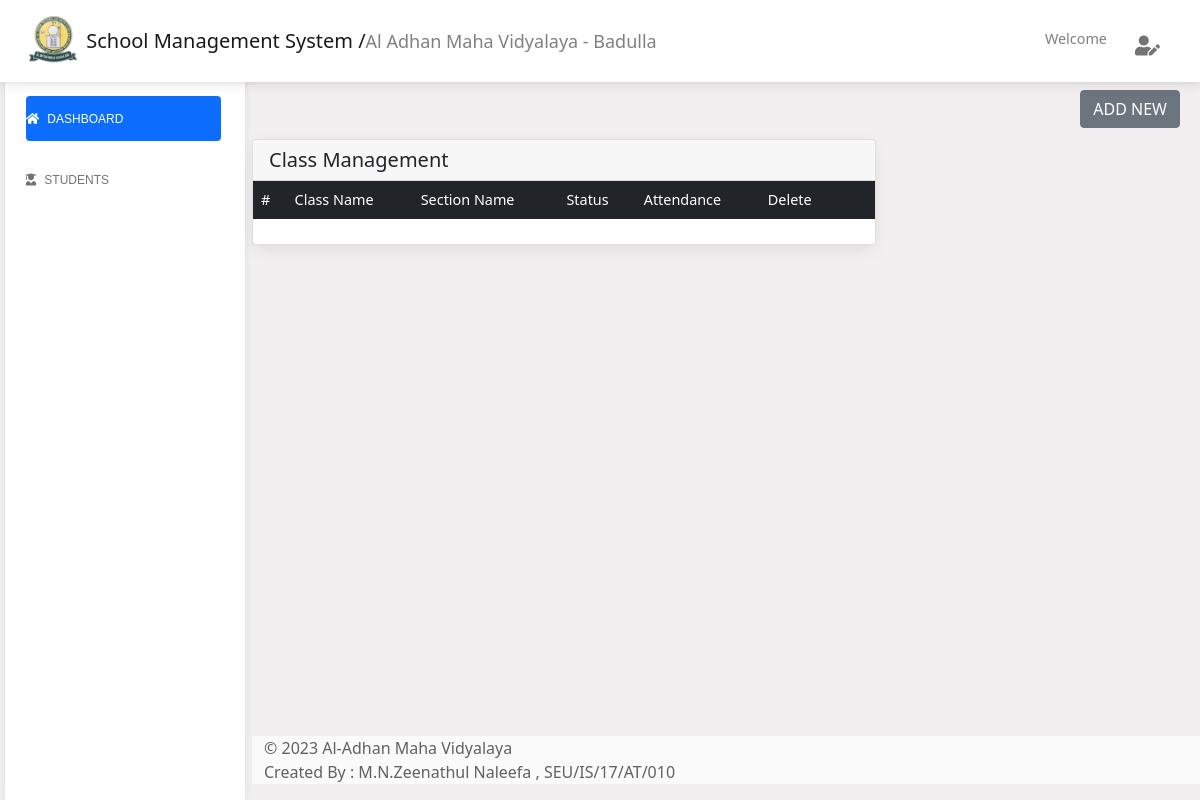
The app's page /admin/section.php (signed in), older data.
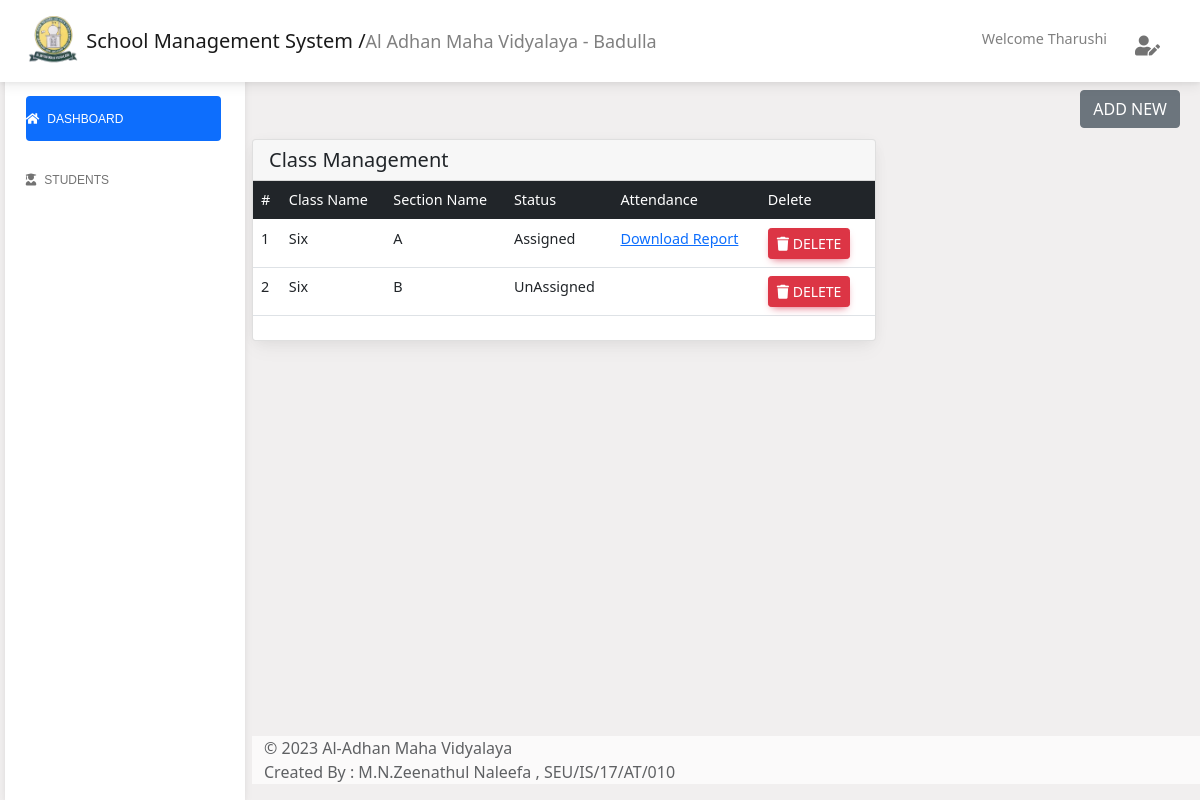
The same page, newer data.
### tables this page shows
CREATE TABLE `student` (
  `reg_no` int(11) NOT NULL,
  `std_name` varchar(255) NOT NULL,
  `std_address` varchar(255) NOT NULL,
  `std_phone` varchar(10) NOT NULL,
  `std_uname` varchar(255) NOT NULL,
  `cls_id` int(11) NOT NULL,
  `sec_id` int(255) NOT NULL,
  `std_pass` varchar(8) NOT NULL,
  `reg_date` datetime NOT NULL,
  `is_deleted` int(2) NOT NULL
);

CREATE TABLE `section` (
  `sec_id` int(255) NOT NULL,
  `cls_id` varchar(255) NOT NULL,
  `sec_name` varchar(255) NOT NULL,
  `is_assigned` int(2) NOT NULL,
  `is_deleted` int(2) NOT NULL
);

CREATE TABLE `class` (
  `cls_id` int(255) NOT NULL,
  `cls_name` varchar(255) NOT NULL,
  `is_deleted` int(2) NOT NULL
);

### server/include/common.php (called while the page is built, shortened)
<?php
    function getClassbyID($cls_id){
        include 'connection.php';
        $viewcls = "SELECT * FROM class WHERE cls_id='$cls_id' AND is_deleted='0'";
        return mysqli_query($con,$viewcls);
    }
    function getStuById($std_id){
        include 'connection.php';
        $q1= "SELECT * FROM student WHERE reg_no='$std_id' AND is_deleted='0'";
        return mysqli_query($con,$q1);
    }
?>

### server/include/fetch.php (called while the page is built, shortened)
<?php
    function fetchSection(){
        include 'connection.php';
        $viewcls = "SELECT * FROM section WHERE is_deleted = '0'";
        return mysqli_query($con, $viewcls);
    }
?>

### admin/section.php (the view, shortened to what the changed rows need)
<?php include 'pages/header.php';
?>
<main class="main-content position-relative max-height-vh-100 h-100 mt-1 border-radius-lg ">
    <?php include 'navbar.php'; ?>
    <div class="container-fluid py-4">
        <div class="col-8">
            <div class="card mb-4">
                <div class="card-body px-0 pt-0 pb-2">
                    <div class="table-responsive p-0">
                        <table class="table">
                            <thead class="table-dark" style="width: 100%;">
                                <tr>
                                    <th>#</th>
                                    <th>Class Name</th>
                                    <th>Section Name</th>
                                    <th>Status</th>
                                    <th>Attendance</th>
                                    <th style="width:8em;">Delete</th>
                                </tr>
                            </thead>
                            <tbody>
                                <?php
                                      $getsec = fetchSection();
                                      while ($row = mysqli_fetch_assoc($getsec)) {
                                          $cls_id = $row['cls_id'];
                                          $id = $row['sec_id'];
                                          $name = $row['sec_name'];
                                          $status = $row['is_assigned'];
                                ?>
                                <tr>
                                    <td><?php echo $id; ?></td>
                                    <?php
                                        $cls = getClassbyID($cls_id);
                                        while($row1=mysqli_fetch_assoc($cls)){
                                            $cls_name=$row1['cls_name'];
                                    ?>
                                    <td><?php echo $cls_name;?></td>
                                    <?php } ?>
                                    <td><?php echo $name;?></td>
                                    <td>
                                        <?php
                                            if($status == 0){
                                                echo 'UnAssigned';
                                            }else{
                                                echo 'Assigned';
                                            }
                                        ?>
                                    </td>
                                    <td>
                                        <?php
                                            if($status == 1){ ?>
                                    <a href="reportByClass.php?cls_id=<?php echo $cls_id; ?>&sec_id=<?php echo $id; ?>">Download Report</a>
                                        <?php } ?>
                                </td>
                                    <td><button class="btn btn-danger btn-sm" onclick="deleteData(<?php echo $id; ?> ,'section','sec_id')"><i
                                        class="fa-solid fa-trash"></i> Delete </button></td>
                                </tr>
                                <?php } ?>
                            </tbody>
                        </table>
                    </div>
                </div>
            </div>
        </div>
        <?php include 'pages/footer.php'; ?>
    </div>
</main>
</body>
</html>

### admin/navbar.php (shortened to what the changed rows need)
<header>
    <nav id="main-navbar" class="navbar navbar-expand-lg navbar-light bg-white fixed-top">
        <div class="container-fluid">
            <ul class="navbar-nav ms-auto d-flex flex-row" style="margin-right: 20px;">
                <?php
                    if (isset($_SESSION['teacher'])) {
                        $r1 = fetchAll($_SESSION['teacher']);
                        $row1 = mysqli_fetch_assoc($r1) ; ?>
                <span style="color: gray; font-size: 0.9em;">Welcome <?php echo $row1['t_name']; ?> </span>
                <?php }else if(isset($_SESSION['admin'])){ ?>
                <span style="color: gray; font-size: 0.9em;">Welcome Admin </span>
                <?php }else if(isset($_SESSION['student'])){
                    $r1 = getStuById($_SESSION['student']);
                    $row1 = mysqli_fetch_assoc($r1) ; ?>
                    <span style="color: gray; font-size: 0.9em;">Welcome <?php echo $row1['std_name']; ?> </span>
                <?php } ?>
                <li class="nav-item dropdown" style="margin-left: 20px;">
                    <a class="nav-link dropdown-toggle hidden-arrow d-flex align-items-center" href="#"
                        id="navbarDropdownMenuLink" role="button" data-mdb-toggle="dropdown" aria-expanded="false">
                    </a>
                </li>
            </ul>
        </div>
    </nav>
</header>

Row changes from the older to the newer data that the page shows:
now on this page (row edited): student: std_name "Tharushi"
added section: sec_id "1", sec_name "A", is_assigned "Assigned"
added class: cls_name "Six"
added section: sec_id "2", sec_name "B", is_assigned "UnAssigned"
